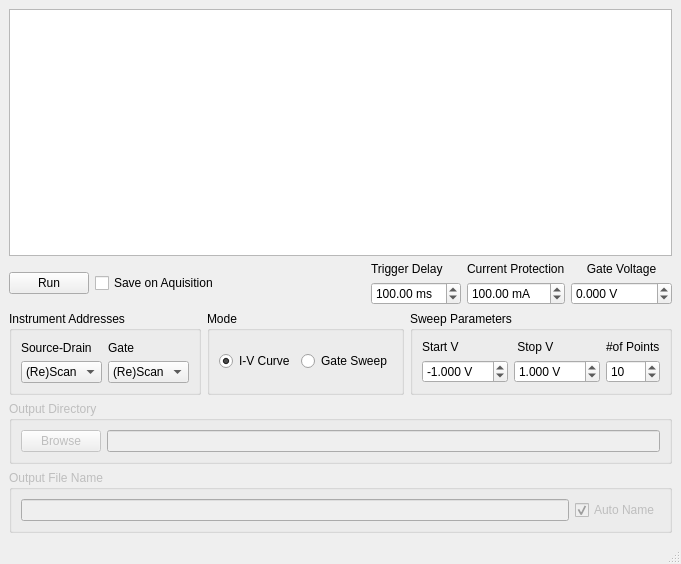
<?xml version="1.0" encoding="UTF-8"?>
<ui version="4.0">
 <class>MainWindow</class>
 <widget class="QMainWindow" name="MainWindow">
  <property name="geometry">
   <rect>
    <x>0</x>
    <y>0</y>
    <width>636</width>
    <height>564</height>
   </rect>
  </property>
  <property name="windowTitle">
   <string>3 Terminal Device Analysis</string>
  </property>
  <widget class="QWidget" name="centralwidget">
   <layout class="QVBoxLayout" name="verticalLayout_14">
    <item>
     <widget class="GraphicsLayoutWidget" name="plot"/>
    </item>
    <item>
     <layout class="QHBoxLayout" name="horizontalLayout_3">
      <item>
       <widget class="QPushButton" name="Run">
        <property name="text">
         <string>Run</string>
        </property>
       </widget>
      </item>
      <item>
       <widget class="QCheckBox" name="save">
        <property name="text">
         <string>Save on Aquisition</string>
        </property>
        <property name="checked">
         <bool>false</bool>
        </property>
       </widget>
      </item>
      <item>
       <spacer name="horizontalSpacer_2">
        <property name="orientation">
         <enum>Qt::Horizontal</enum>
        </property>
        <property name="sizeHint" stdset="0">
         <size>
          <width>40</width>
          <height>20</height>
         </size>
        </property>
       </spacer>
      </item>
      <item>
       <layout class="QVBoxLayout" name="verticalLayout_2">
        <item>
         <widget class="QLabel" name="trigDelayLabel">
          <property name="text">
           <string>Trigger Delay</string>
          </property>
         </widget>
        </item>
        <item>
         <widget class="QDoubleSpinBox" name="trigDelay">
          <property name="suffix">
           <string> ms</string>
          </property>
          <property name="maximum">
           <double>1000.000000000000000</double>
          </property>
          <property name="value">
           <double>100.000000000000000</double>
          </property>
         </widget>
        </item>
       </layout>
      </item>
      <item>
       <layout class="QVBoxLayout" name="verticalLayout">
        <item>
         <widget class="QLabel" name="currProtLabel">
          <property name="text">
           <string>Current Protection</string>
          </property>
         </widget>
        </item>
        <item>
         <widget class="QDoubleSpinBox" name="currProt">
          <property name="suffix">
           <string> mA</string>
          </property>
          <property name="decimals">
           <number>2</number>
          </property>
          <property name="maximum">
           <double>1000.000000000000000</double>
          </property>
          <property name="singleStep">
           <double>0.100000000000000</double>
          </property>
          <property name="value">
           <double>100.000000000000000</double>
          </property>
         </widget>
        </item>
       </layout>
      </item>
      <item>
       <layout class="QVBoxLayout" name="verticalLayout_12">
        <item>
         <widget class="QLabel" name="fixedVoltageLabel">
          <property name="minimumSize">
           <size>
            <width>101</width>
            <height>0</height>
           </size>
          </property>
          <property name="text">
           <string>Gate Voltage</string>
          </property>
          <property name="alignment">
           <set>Qt::AlignCenter</set>
          </property>
         </widget>
        </item>
        <item>
         <widget class="QDoubleSpinBox" name="fixedV">
          <property name="suffix">
           <string> V</string>
          </property>
          <property name="decimals">
           <number>3</number>
          </property>
          <property name="minimum">
           <double>-150.000000000000000</double>
          </property>
          <property name="maximum">
           <double>150.000000000000000</double>
          </property>
         </widget>
        </item>
       </layout>
      </item>
     </layout>
    </item>
    <item>
     <layout class="QHBoxLayout" name="horizontalLayout">
      <item>
       <widget class="QGroupBox" name="instAddressGBox">
        <property name="title">
         <string>Instrument Addresses</string>
        </property>
        <layout class="QVBoxLayout" name="verticalLayout_13">
         <item>
          <layout class="QHBoxLayout" name="horizontalLayout_7">
           <item>
            <layout class="QVBoxLayout" name="verticalLayout_4">
             <item>
              <widget class="QLabel" name="sDLabel">
               <property name="text">
                <string>Source-Drain </string>
               </property>
              </widget>
             </item>
             <item>
              <widget class="QComboBox" name="sourceDrainAddress">
               <item>
                <property name="text">
                 <string>(Re)Scan</string>
                </property>
               </item>
              </widget>
             </item>
            </layout>
           </item>
           <item>
            <layout class="QVBoxLayout" name="verticalLayout_5">
             <item>
              <widget class="QLabel" name="gateLabel">
               <property name="text">
                <string>Gate</string>
               </property>
              </widget>
             </item>
             <item>
              <widget class="QComboBox" name="gateAddress">
               <property name="currentText">
                <string>(Re)Scan</string>
               </property>
               <item>
                <property name="text">
                 <string>(Re)Scan</string>
                </property>
               </item>
              </widget>
             </item>
            </layout>
           </item>
          </layout>
         </item>
        </layout>
       </widget>
      </item>
      <item>
       <widget class="QGroupBox" name="modeGBox">
        <property name="title">
         <string>Mode</string>
        </property>
        <property name="flat">
         <bool>false</bool>
        </property>
        <property name="checkable">
         <bool>false</bool>
        </property>
        <layout class="QHBoxLayout" name="horizontalLayout_5">
         <item>
          <layout class="QVBoxLayout" name="verticalLayout_3">
           <item>
            <layout class="QHBoxLayout" name="horizontalLayout_4">
             <item>
              <widget class="QRadioButton" name="radioIV">
               <property name="text">
                <string>I-V Curve</string>
               </property>
               <property name="checked">
                <bool>true</bool>
               </property>
              </widget>
             </item>
             <item>
              <widget class="QRadioButton" name="radioGateSweep">
               <property name="text">
                <string>Gate Sweep</string>
               </property>
              </widget>
             </item>
            </layout>
           </item>
          </layout>
         </item>
        </layout>
       </widget>
      </item>
      <item>
       <spacer name="horizontalSpacer">
        <property name="orientation">
         <enum>Qt::Horizontal</enum>
        </property>
        <property name="sizeHint" stdset="0">
         <size>
          <width>40</width>
          <height>20</height>
         </size>
        </property>
       </spacer>
      </item>
      <item>
       <widget class="QGroupBox" name="sweepParamGBox">
        <property name="title">
         <string>Sweep Parameters</string>
        </property>
        <layout class="QVBoxLayout" name="verticalLayout_8">
         <item>
          <layout class="QHBoxLayout" name="horizontalLayout_6">
           <item>
            <layout class="QVBoxLayout" name="verticalLayout_9">
             <item>
              <widget class="QLabel" name="startLabel">
               <property name="text">
                <string>Start V</string>
               </property>
              </widget>
             </item>
             <item>
              <widget class="QDoubleSpinBox" name="start">
               <property name="suffix">
                <string> V</string>
               </property>
               <property name="decimals">
                <number>3</number>
               </property>
               <property name="minimum">
                <double>-150.000000000000000</double>
               </property>
               <property name="maximum">
                <double>150.000000000000000</double>
               </property>
               <property name="value">
                <double>-1.000000000000000</double>
               </property>
              </widget>
             </item>
            </layout>
           </item>
           <item>
            <layout class="QVBoxLayout" name="verticalLayout_11">
             <item>
              <widget class="QLabel" name="stopLabel">
               <property name="text">
                <string> Stop V</string>
               </property>
              </widget>
             </item>
             <item>
              <widget class="QDoubleSpinBox" name="stop">
               <property name="suffix">
                <string> V</string>
               </property>
               <property name="decimals">
                <number>3</number>
               </property>
               <property name="minimum">
                <double>-150.000000000000000</double>
               </property>
               <property name="maximum">
                <double>150.000000000000000</double>
               </property>
               <property name="value">
                <double>1.000000000000000</double>
               </property>
              </widget>
             </item>
            </layout>
           </item>
           <item>
            <layout class="QVBoxLayout" name="verticalLayout_10">
             <item>
              <widget class="QLabel" name="numPointsLabel">
               <property name="text">
                <string>#of Points</string>
               </property>
              </widget>
             </item>
             <item>
              <widget class="QSpinBox" name="numPoints">
               <property name="value">
                <number>10</number>
               </property>
              </widget>
             </item>
            </layout>
           </item>
          </layout>
         </item>
        </layout>
       </widget>
      </item>
     </layout>
    </item>
    <item>
     <widget class="QGroupBox" name="outDirectoryGBox">
      <property name="enabled">
       <bool>false</bool>
      </property>
      <property name="title">
       <string>Output Directory</string>
      </property>
      <layout class="QVBoxLayout" name="verticalLayout_6">
       <item>
        <layout class="QHBoxLayout" name="horizontalLayout_2">
         <item>
          <widget class="QPushButton" name="selectFile">
           <property name="text">
            <string>Browse</string>
           </property>
          </widget>
         </item>
         <item>
          <widget class="QLineEdit" name="outDirectory"/>
         </item>
        </layout>
       </item>
      </layout>
     </widget>
    </item>
    <item>
     <widget class="QGroupBox" name="saveFileGBox">
      <property name="enabled">
       <bool>false</bool>
      </property>
      <property name="title">
       <string>Output File Name</string>
      </property>
      <layout class="QVBoxLayout" name="verticalLayout_7">
       <item>
        <layout class="QHBoxLayout" name="horizontalLayout_8">
         <item>
          <widget class="QLineEdit" name="saveFile"/>
         </item>
         <item>
          <widget class="QCheckBox" name="autoName">
           <property name="text">
            <string>Auto Name</string>
           </property>
           <property name="checked">
            <bool>true</bool>
           </property>
          </widget>
         </item>
        </layout>
       </item>
      </layout>
     </widget>
    </item>
   </layout>
  </widget>
  <widget class="QMenuBar" name="menubar">
   <property name="geometry">
    <rect>
     <x>0</x>
     <y>0</y>
     <width>636</width>
     <height>21</height>
    </rect>
   </property>
  </widget>
  <widget class="QStatusBar" name="statusbar"/>
 </widget>
 <customwidgets>
  <customwidget>
   <class>GraphicsLayoutWidget</class>
   <extends>QGraphicsView</extends>
   <header>pyqtgraph</header>
  </customwidget>
 </customwidgets>
 <resources/>
 <connections/>
</ui>
